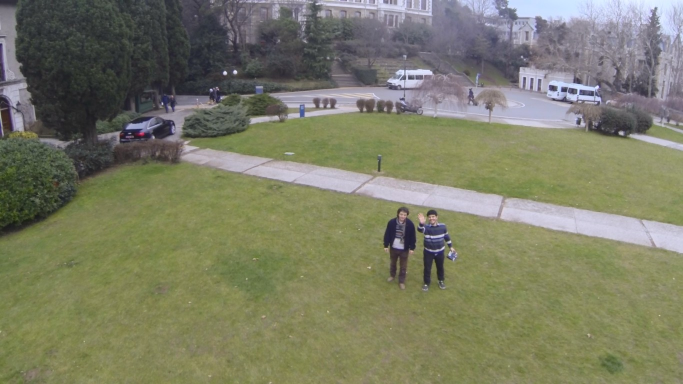
#> input picture aerial_me.jpg, 1366 x 768 px (shown at 1/2 size)
$ python eliminate_background_dynamic_kmeans.py   (Python 2 division)
#> lines starting #> are read from the running program, lines starting #| are printed output that depends on the picture; after the words box and inside, x2 and y2 are one past the last pixel; in counts of white or black regions, pixels touching at a corner belong together
#> further down, img_original is the input picture: shape (768, 1366, 3); mean B, G, R 101.6, 125, 123.6
### color_quantize.py
from sklearn.cluster import MiniBatchKMeans
import numpy as np
import argparse
import cv2
import time
def main(image,no_cluster=4):
	# load the image and grab its width and height
	#image = cv2.imread(str(image))

#> called with no_cluster = 4
	image=cv2.bilateralFilter(image,9,75,75)

	(h, w) = image.shape[:2]
#> h = 768; w = 1366

	# convert the image from the RGB color space to the L*a*b*
	# color space -- since we will be clustering using k-means
	# which is based on the euclidean distance, we'll use the
	# L*a*b* color space where the euclidean distance implies
	# perceptual meaning
	image = cv2.cvtColor(image, cv2.COLOR_BGR2HSV)
#> image: shape (768, 1366, 3); mean H, S, V 63.5, 63, 129.5

	# reshape the image into a feature vector so that k-means
	# can be applied
	image = image.reshape((image.shape[0] * image.shape[1], 3))

	# apply k-means using the specified number of clusters and
	# then create the quantized image based on the predictions
	clt = MiniBatchKMeans(no_cluster)

	labels = clt.fit_predict(image)

	quant = clt.cluster_centers_.astype("uint8")[labels]

	# reshape the feature vectors to images
	quant = quant.reshape((h, w, 3))
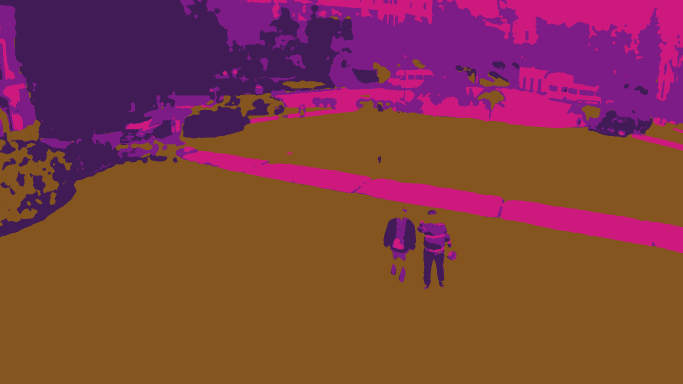
#> quant: shape (768, 1366, 3) (shown at 1/2 size); mean of channels 0, 1, 2 63.2, 62.1, 129; drawn as B, G, R


	# convert from L*a*b* to RGB
	quant = cv2.cvtColor(quant, cv2.COLOR_HSV2BGR)
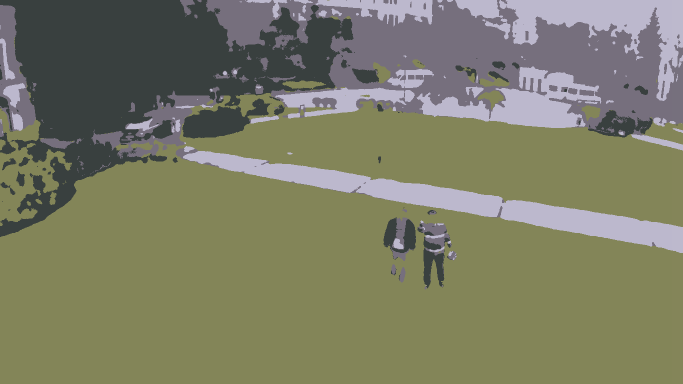
#> quant: shape (768, 1366, 3) (shown at 1/2 size); mean B, G, R 101.4, 124.9, 124

	numLabels = np.arange(0, len(np.unique(clt.labels_)) + 1)
	(hist, _) = np.histogram(clt.labels_, bins = numLabels)

	# normalize the histogram, such that it sums to one
	hist = hist.astype("float")
	hist /= hist.sum()

	cntrs=zip(hist,clt.cluster_centers_)
	minim=0
	for i,j in cntrs:
		if i>minim:
			color=j
			minim=i
	color = np.array(color,dtype=np.uint8).reshape(1,1,3)  # (4,3) array


	return quant,color

# [6 lines that do not run on import are left out]

### eliminate_background_dynamic_kmeans.py
import cv2
import numpy as np
from sklearn.cluster import KMeans
import color_quantize
def draw_rect(img,obj):

	try:
		if obj.shape[1]==2:
			for i in obj:
				x,y,w,h=cv2.boundingRect(obj)
				cv2.rectangle(img, (x,y),(x+w,y+h), (0,0,255), 3)
	except:

		x,y,w,h=cv2.boundingRect(obj)
		cv2.rectangle(img, (x,y),(x+w,y+h), (0,0,255), 3)
def adj_hsv(h,tolerance,isup):
	#h=arr[0]

	if isup:
		s=v=255
		h*=tolerance
		if h>248:
			h=255
		elif h<1:
			h=10
	else:
		s=v=50 #!!!!!!!!!!!!!!!!!!!!!!!!!!!!!!!!
		h*=tolerance
		if h<10:
			h=s=v=0

	h=np.uint8(h)

	return [h,s,v]

def find_kmean_colors(img,no_cluster=4):
	img_list= img.reshape((img.shape[0] * img.shape[1], 3))

	clt = KMeans(no_cluster).fit(img_list)

	return clt

def findcontours(img,low_area=3000,high_area=10000):

	contours, _ = cv2.findContours(img, cv2.RETR_LIST, cv2.CHAIN_APPROX_SIMPLE)

	for cnt in contours:
		area = cv2.contourArea(cnt)
		if area > low_area and area<high_area:
			x,y,w,h=cv2.boundingRect(cnt)
			cv2.rectangle(img_original, (x,y),(x+w,y+h), (0,0,255), 3)

			#blobs=np.append(blobs,cnt,axis=0)
	#print blobs ,blobs.shape


def finddomcolor(labels,cluster_centers_):
	numLabels = np.arange(0, len(np.unique(labels)) + 1)
	(hist, _) = np.histogram(labels, bins = numLabels)

	# normalize the histogram, such that it sums to one
	hist = hist.astype("float")
	hist /= hist.sum()

	cntrs=zip(hist,cluster_centers_)
	minim=0
	for i,j in cntrs:
		if i>minim:
			color=j
			minim=i
	color = np.array(color,dtype=np.uint8).reshape(1,1,3)  # (4,3) array

	return color

def findblobs(img):
	pass

img_original=cv2.imread('aerial_me.jpg')
img=img_original
img,color=color_quantize.main(img,4)
#> color = [[31, 85, 133]]
print color
#| [[[ 31  85 133]]]
#img=cv2.bilateralFilter(img,9,75,75)

img_hsv =cv2.cvtColor(img, cv2.COLOR_BGR2HSV)
#> img_hsv: shape (768, 1366, 3); mean H, S, V 63.2, 63.2, 129
"""
clt=(find_kmean_colors(img,4))

color=finddomcolor(clt.labels_,clt.cluster_centers_)

color_hsv=cv2.cvtColor(color,cv2.COLOR_BGR2HSV)

color_hsv=np.squeeze(color_hsv,axis=1)
"""
upmask=np.uint8(adj_hsv(color[0][0][0],1.2,1))
#> in adj_hsv, `h*=tolerance`: h = 37.2
#> in adj_hsv, `h=np.uint8(h)`: h = 37
#> upmask = [37, 255, 255]
lowmask=np.uint8(adj_hsv(color[0][0][0],0.6,0))
#> lowmask = [18, 50, 50]


mask=cv2.inRange(img_hsv,lowmask,upmask)
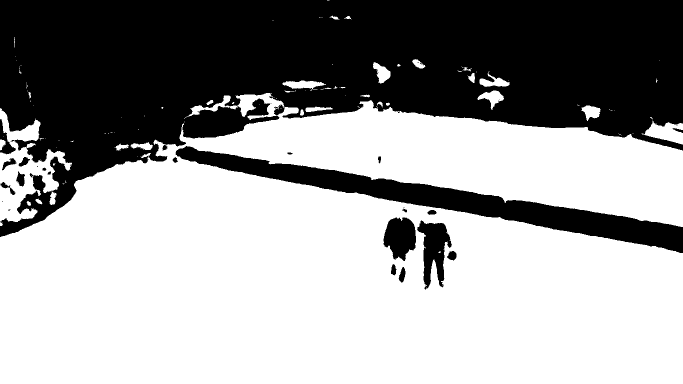
#> mask: shape (768, 1366) (shown at 1/2 size); 60.9% white; 34 black regions (13 under 20 px)


res=cv2.bitwise_and(img_original,img_original,mask=255-mask)
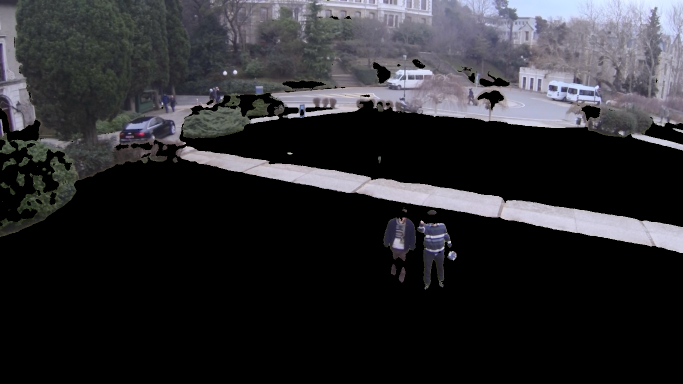
#> res: shape (768, 1366, 3) (shown at 1/2 size); mean B, G, R 47.4, 43.7, 44.1

res_gry=cv2.cvtColor(res,cv2.COLOR_BGR2GRAY)
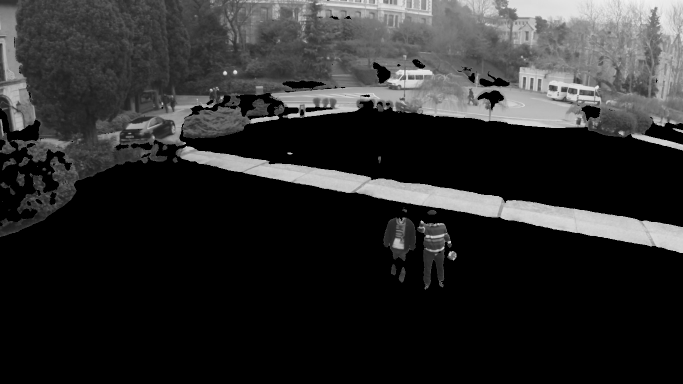
#> res_gry: shape (768, 1366) (shown at 1/2 size); min 0, max 243, mean 44.3


findcontours(res_gry)
#> in findcontours, `contours, _ = cv2.findContours(img, cv2.RETR_LIST, cv2.CHAIN_APPROX_SI..`: contours = 223 contours, 167 with area under 20; largest, box (x1, y1, x2, y2) and area: (0, 0, 1366, 474) 362668, (351, 292, 1366, 506) 39878, (834, 441, 904, 579) 4729, (767, 435, 832, 522) 3944, (374, 190, 477, 234) 1126
#> the loop in findcontours, `for cnt in contours:` made 223 passes
#> (area, x, y, w, h) on passes 11 to 12: (4729, 834, 441, 70, 138), (3943.5, 767, 435, 65, 87)
#> area on passes 3, 4, 8, 13, 15, 19: 231.5, 148, 229.5, 111.5, 28.5, 69.5
#> after the loop in findcontours, `for cnt in contours:`:
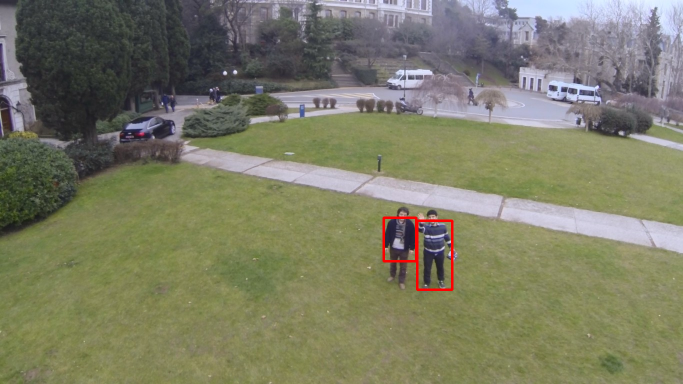
#> img_original: shape (768, 1366, 3) (shown at 1/2 size); 0.32% of pixels changed, all inside (x1, y1, x2, y2) = (765, 433, 907, 582)

#draw_rect(img_original,blobs)

cv2.imshow('img',img_original)
#cv2.imwrite('output.jpg',img_original)
cv2.waitKey(0)
cv2.destroyAllWindows()

$ run again, with people_faces.jpg copied over aerial_me.jpg
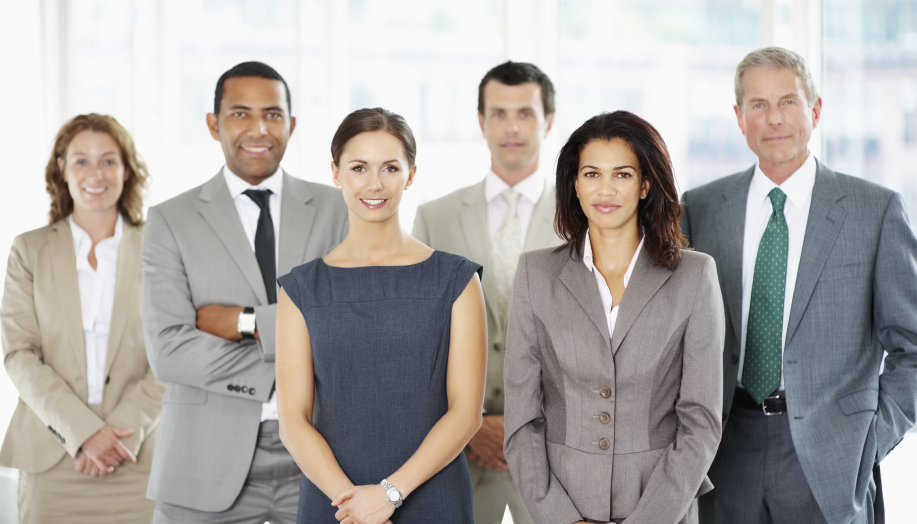
#> input picture people_faces.jpg, 1833 x 1047 px (shown at 1/2 size)
#> img_original is the input picture: shape (1047, 1833, 3); mean B, G, R 163.6, 166.5, 170.7
#> color = [[12, 43, 169]]
#| [[[ 12  43 169]]]
#> img_hsv: shape (1047, 1833, 3); mean H, S, V 55.2, 31.9, 175.5
#> in adj_hsv, `h*=tolerance`: h = 14.4
#> in adj_hsv, `h=np.uint8(h)`: h = 14
#> upmask = [14, 255, 255]
#> lowmask = [0, 0, 0]
#> `mask=cv2.inRange(img_hsv,lowmask,upmask)`:
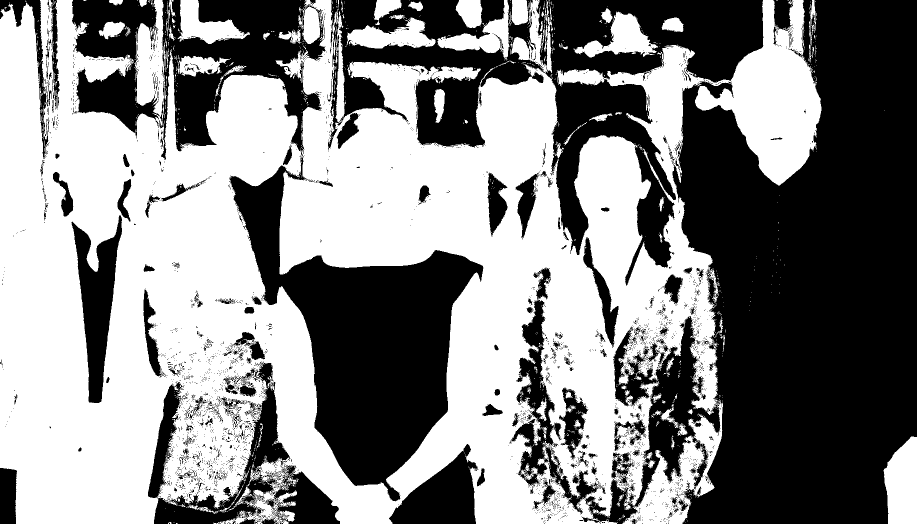
#> mask: shape (1047, 1833) (shown at 1/2 size); 52.7% white; 3796 black regions (3576 under 20 px)
#> contours = 7544 contours, 7210 with area under 20; largest, box (x1, y1, x2, y2) and area: (1164, 0, 1833, 1047) 409770, (144, 0, 967, 1003) 210661, (656, 0, 1527, 572) 168600, (308, 723, 680, 1047) 28789, (143, 431, 244, 806) 16630
#> the loop in findcontours, `for cnt in contours:` made 7544 passes
#> (area, x, y, w, h) on passes 1725, 3618, 3737: (3361.5, 0, 936, 34, 111), (3744.5, 1118, 775, 59, 146), (5589.5, 296, 764, 73, 232)
#> after the loop in findcontours, `for cnt in contours:`:
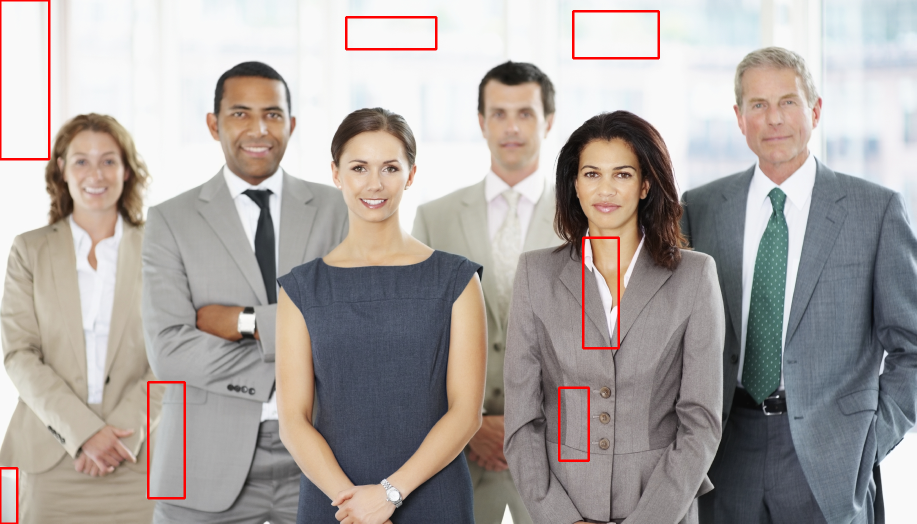
#> img_original: shape (1047, 1833, 3) (shown at 1/2 size); 0.91% of pixels changed, all inside (x1, y1, x2, y2) = (0, 0, 1320, 1047)
